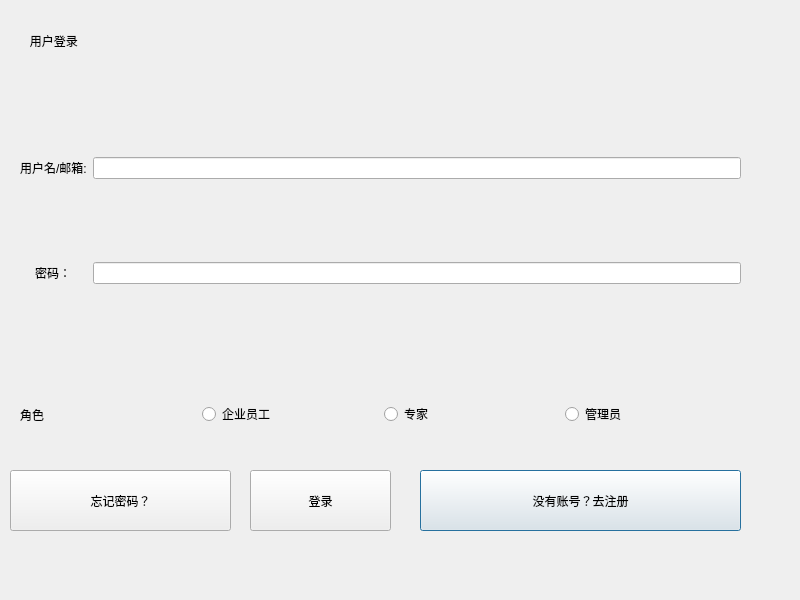
<?xml version="1.0" encoding="UTF-8"?>
<ui version="4.0">
 <class>Dialog</class>
 <widget class="QDialog" name="Dialog">
  <property name="geometry">
   <rect>
    <x>0</x>
    <y>0</y>
    <width>800</width>
    <height>600</height>
   </rect>
  </property>
  <property name="windowTitle">
   <string>Dialog</string>
  </property>
  <widget class="QStackedWidget" name="stackedWidget">
   <property name="geometry">
    <rect>
     <x>0</x>
     <y>0</y>
     <width>800</width>
     <height>600</height>
    </rect>
   </property>
   <property name="currentIndex">
    <number>0</number>
   </property>
   <widget class="QWidget" name="stackedWidgetPage1">
    <widget class="QLabel" name="label_title">
     <property name="geometry">
      <rect>
       <x>20</x>
       <y>10</y>
       <width>721</width>
       <height>61</height>
      </rect>
     </property>
     <property name="text">
      <string>   用户登录</string>
     </property>
    </widget>
    <widget class="QWidget" name="gridLayoutWidget">
     <property name="geometry">
      <rect>
       <x>20</x>
       <y>80</y>
       <width>721</width>
       <height>281</height>
      </rect>
     </property>
     <layout class="QGridLayout" name="gridLayout">
      <item row="6" column="0" alignment="Qt::AlignHCenter">
       <widget class="QLabel" name="label1">
        <property name="sizePolicy">
         <sizepolicy hsizetype="Fixed" vsizetype="Fixed">
          <horstretch>0</horstretch>
          <verstretch>0</verstretch>
         </sizepolicy>
        </property>
        <property name="text">
         <string>密码：</string>
        </property>
       </widget>
      </item>
      <item row="1" column="0">
       <widget class="QLabel" name="label2">
        <property name="enabled">
         <bool>true</bool>
        </property>
        <property name="sizePolicy">
         <sizepolicy hsizetype="Fixed" vsizetype="Fixed">
          <horstretch>0</horstretch>
          <verstretch>0</verstretch>
         </sizepolicy>
        </property>
        <property name="layoutDirection">
         <enum>Qt::LeftToRight</enum>
        </property>
        <property name="lineWidth">
         <number>5</number>
        </property>
        <property name="text">
         <string>用户名/邮箱:</string>
        </property>
        <property name="margin">
         <number>5</number>
        </property>
       </widget>
      </item>
      <item row="1" column="1">
       <widget class="QLineEdit" name="username">
        <property name="sizePolicy">
         <sizepolicy hsizetype="Preferred" vsizetype="Fixed">
          <horstretch>0</horstretch>
          <verstretch>0</verstretch>
         </sizepolicy>
        </property>
        <property name="maxLength">
         <number>32726</number>
        </property>
        <property name="echoMode">
         <enum>QLineEdit::Normal</enum>
        </property>
       </widget>
      </item>
      <item row="6" column="1">
       <widget class="QLineEdit" name="password">
        <property name="sizePolicy">
         <sizepolicy hsizetype="Preferred" vsizetype="Fixed">
          <horstretch>0</horstretch>
          <verstretch>0</verstretch>
         </sizepolicy>
        </property>
        <property name="echoMode">
         <enum>QLineEdit::Password</enum>
        </property>
       </widget>
      </item>
     </layout>
    </widget>
    <widget class="QPushButton" name="go_register">
     <property name="geometry">
      <rect>
       <x>420</x>
       <y>470</y>
       <width>321</width>
       <height>61</height>
      </rect>
     </property>
     <property name="text">
      <string>没有账号？去注册</string>
     </property>
    </widget>
    <widget class="QPushButton" name="foget_password">
     <property name="geometry">
      <rect>
       <x>10</x>
       <y>470</y>
       <width>221</width>
       <height>61</height>
      </rect>
     </property>
     <property name="text">
      <string>忘记密码？</string>
     </property>
    </widget>
    <widget class="QPushButton" name="login_button">
     <property name="geometry">
      <rect>
       <x>250</x>
       <y>470</y>
       <width>141</width>
       <height>61</height>
      </rect>
     </property>
     <property name="text">
      <string>登录</string>
     </property>
    </widget>
    <widget class="QLabel" name="label_status">
     <property name="geometry">
      <rect>
       <x>150</x>
       <y>45</y>
       <width>471</width>
       <height>41</height>
      </rect>
     </property>
     <property name="text">
      <string/>
     </property>
    </widget>
    <widget class="QWidget" name="horizontalLayoutWidget">
     <property name="geometry">
      <rect>
       <x>20</x>
       <y>369</y>
       <width>721</width>
       <height>91</height>
      </rect>
     </property>
     <layout class="QHBoxLayout" name="horizontalLayout">
      <item>
       <widget class="QLabel" name="label">
        <property name="sizePolicy">
         <sizepolicy hsizetype="Preferred" vsizetype="Preferred">
          <horstretch>0</horstretch>
          <verstretch>0</verstretch>
         </sizepolicy>
        </property>
        <property name="text">
         <string>角色</string>
        </property>
       </widget>
      </item>
      <item>
       <widget class="QRadioButton" name="factory">
        <property name="sizePolicy">
         <sizepolicy hsizetype="Preferred" vsizetype="Fixed">
          <horstretch>0</horstretch>
          <verstretch>0</verstretch>
         </sizepolicy>
        </property>
        <property name="text">
         <string>企业员工</string>
        </property>
       </widget>
      </item>
      <item>
       <widget class="QRadioButton" name="expert">
        <property name="sizePolicy">
         <sizepolicy hsizetype="Preferred" vsizetype="Fixed">
          <horstretch>0</horstretch>
          <verstretch>0</verstretch>
         </sizepolicy>
        </property>
        <property name="text">
         <string>专家</string>
        </property>
       </widget>
      </item>
      <item>
       <widget class="QRadioButton" name="admin">
        <property name="sizePolicy">
         <sizepolicy hsizetype="Preferred" vsizetype="Fixed">
          <horstretch>0</horstretch>
          <verstretch>0</verstretch>
         </sizepolicy>
        </property>
        <property name="text">
         <string>管理员</string>
        </property>
       </widget>
      </item>
     </layout>
    </widget>
   </widget>
   <widget class="QWidget" name="stackedWidgetPage2">
    <widget class="QLabel" name="label_title_2">
     <property name="geometry">
      <rect>
       <x>10</x>
       <y>4</y>
       <width>761</width>
       <height>41</height>
      </rect>
     </property>
     <property name="text">
      <string>用户注册</string>
     </property>
    </widget>
    <widget class="QWidget" name="gridLayoutWidget_3">
     <property name="geometry">
      <rect>
       <x>10</x>
       <y>60</y>
       <width>771</width>
       <height>281</height>
      </rect>
     </property>
     <layout class="QGridLayout" name="gridLayout_3">
      <item row="1" column="0">
       <widget class="QLabel" name="label5">
        <property name="sizePolicy">
         <sizepolicy hsizetype="Fixed" vsizetype="Preferred">
          <horstretch>0</horstretch>
          <verstretch>0</verstretch>
         </sizepolicy>
        </property>
        <property name="text">
         <string>邮箱</string>
        </property>
       </widget>
      </item>
      <item row="3" column="0">
       <widget class="QLabel" name="label4">
        <property name="sizePolicy">
         <sizepolicy hsizetype="Fixed" vsizetype="Preferred">
          <horstretch>0</horstretch>
          <verstretch>0</verstretch>
         </sizepolicy>
        </property>
        <property name="text">
         <string>确认密码</string>
        </property>
       </widget>
      </item>
      <item row="3" column="1">
       <widget class="QLineEdit" name="confirm">
        <property name="echoMode">
         <enum>QLineEdit::Password</enum>
        </property>
       </widget>
      </item>
      <item row="0" column="0">
       <widget class="QLabel" name="username_2">
        <property name="sizePolicy">
         <sizepolicy hsizetype="Fixed" vsizetype="Preferred">
          <horstretch>0</horstretch>
          <verstretch>0</verstretch>
         </sizepolicy>
        </property>
        <property name="text">
         <string>用户名</string>
        </property>
       </widget>
      </item>
      <item row="0" column="1">
       <widget class="QLineEdit" name="username2"/>
      </item>
      <item row="1" column="1">
       <widget class="QLineEdit" name="address"/>
      </item>
      <item row="2" column="0">
       <widget class="QLabel" name="label3">
        <property name="sizePolicy">
         <sizepolicy hsizetype="Fixed" vsizetype="Preferred">
          <horstretch>0</horstretch>
          <verstretch>0</verstretch>
         </sizepolicy>
        </property>
        <property name="text">
         <string>密码</string>
        </property>
       </widget>
      </item>
      <item row="2" column="1">
       <widget class="QLineEdit" name="password2">
        <property name="echoMode">
         <enum>QLineEdit::Password</enum>
        </property>
       </widget>
      </item>
     </layout>
    </widget>
    <widget class="QWidget" name="gridLayoutWidget_4">
     <property name="geometry">
      <rect>
       <x>10</x>
       <y>360</y>
       <width>771</width>
       <height>81</height>
      </rect>
     </property>
     <layout class="QGridLayout" name="gridLayout_4">
      <item row="0" column="0">
       <widget class="QLabel" name="role_2">
        <property name="sizePolicy">
         <sizepolicy hsizetype="Fixed" vsizetype="Fixed">
          <horstretch>0</horstretch>
          <verstretch>0</verstretch>
         </sizepolicy>
        </property>
        <property name="text">
         <string>角色：</string>
        </property>
       </widget>
      </item>
      <item row="0" column="1">
       <widget class="QRadioButton" name="expert2">
        <property name="text">
         <string>专家</string>
        </property>
       </widget>
      </item>
      <item row="0" column="2">
       <widget class="QRadioButton" name="factory2">
        <property name="text">
         <string>企业员工</string>
        </property>
       </widget>
      </item>
     </layout>
    </widget>
    <widget class="QPushButton" name="register_button">
     <property name="geometry">
      <rect>
       <x>490</x>
       <y>470</y>
       <width>291</width>
       <height>51</height>
      </rect>
     </property>
     <property name="text">
      <string>注册</string>
     </property>
    </widget>
    <widget class="QPushButton" name="back_login">
     <property name="geometry">
      <rect>
       <x>10</x>
       <y>470</y>
       <width>421</width>
       <height>51</height>
      </rect>
     </property>
     <property name="text">
      <string>已有账号？返回登录</string>
     </property>
    </widget>
    <widget class="QLabel" name="label_status_2">
     <property name="geometry">
      <rect>
       <x>250</x>
       <y>40</y>
       <width>271</width>
       <height>41</height>
      </rect>
     </property>
     <property name="text">
      <string/>
     </property>
    </widget>
   </widget>
  </widget>
 </widget>
 <resources/>
 <connections/>
</ui>
